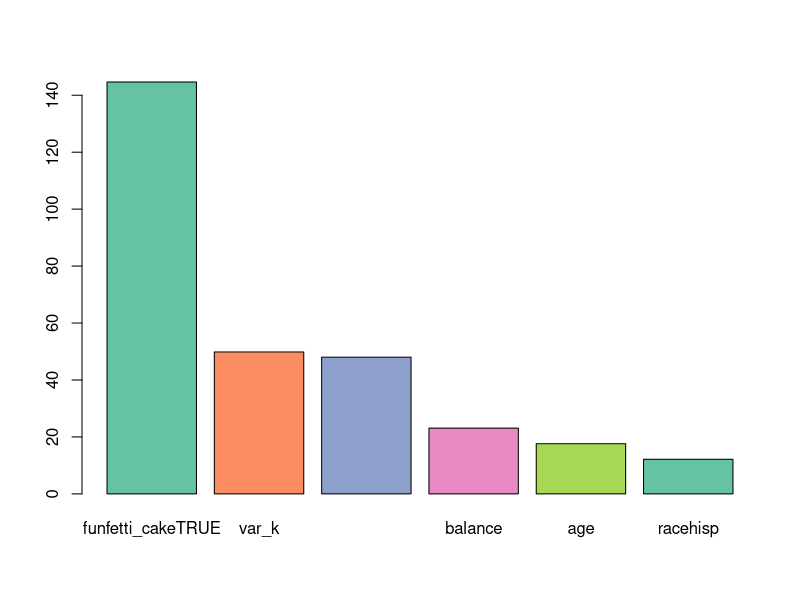
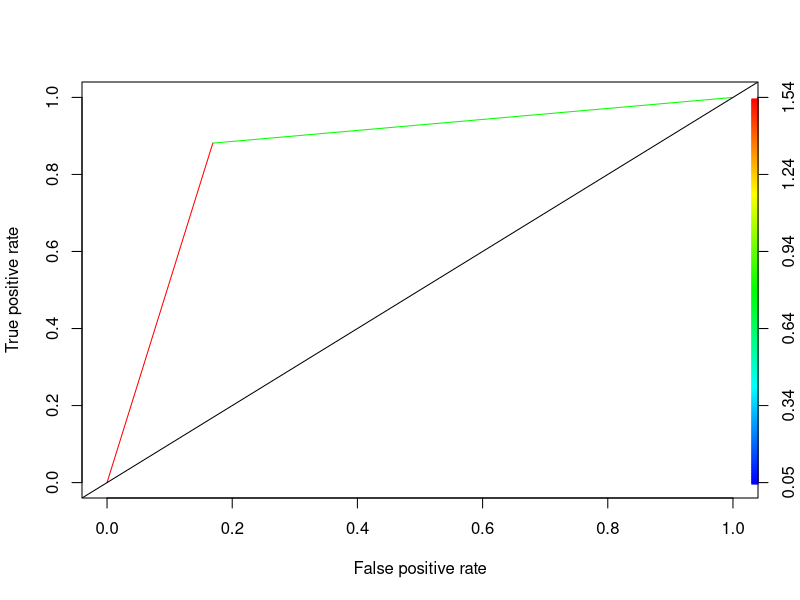

Write R code to recreate these figures, in order. (Note: this script raises an error after producing the figures.)
## ---- chunk 1
knitr::opts_chunk$set(echo = TRUE)
#load("knn_lec.Rdata")
## ---- chunk 2
library(tidyverse)
library(caret)


## ---- chunk 3
#Let's load in our data
loan_data <- read_csv('japan_credit.csv')
#Take a look
View(loan_data)
str(loan_data)


table(loan_data$gender)# so this is kinda tricky we have "?" in the data instead of NAs, so we should probably replace the "?" with NAs, then remove them, if we rerun the table command we can see the "?" are removed. 

dim(loan_data)

table(is.na(loan_data))#Using this function to count and table NAs, doesn't look there are any (690x15=10,350)

#Replace the ? with NA
loan_data[loan_data=="?"] <- NA

#Now we see we've got about 67
table(is.na(loan_data))


loan_data_2 <- loan_data[complete.cases(loan_data), ]#We can run some quick analysis to see how much loss we would incur if we just subset to rows with no NAs


table(is.na(loan_data_2))

dim(loan_data)#original dataset
dim(loan_data_2)#we didn't loose that many case, looks like about 37 (~5%), actually going to overwrite to loan_data

loan_data <- loan_data[complete.cases(loan_data), ]#ok makes the naming simpler
  
table(is.na(loan_data))
#Ok as you can see we have 15 predictor variables (including whether the applications prefer funfetti_cake) and one outcome measure. We do need to re-class the outcome measure to the traditional {0,1} format along with a few other variables, we can do this with recode.

loan_data$outcome <- recode(loan_data$outcome, '+' = 1, '-' = 0)

#need to do the same for gender, more b than a so b will be male and a female 

loan_data$gender <- recode(loan_data$gender, 'b' = 'm', 'a' = 'f')

#also going to recode marital_status g=married, p= divorced, s=single

loan_data$marital_status <- recode(loan_data$marital_status, 'g' = 'mar', 'p' = 'div', 's'='sig') 

#need to refactor the race variable
table(loan_data$race)#first we can use table to see the frequencies at each of the categories. Given that this is Japanese data we will classify v and Jap, h as white, bb as black, ff as Hispanic and everything else into other. 

loan_data$race <- fct_collapse(loan_data$race,
                               jap = "v",
                               white ="h",
                               black = "bb",
                               hisp = "ff",
                               other = c("z","o","n","j","dd"))

table(loan_data$race)#run table again we see our collapsed categories 
                               
#also age and days_account_open need to be a numeric variable and outcome should be a factor so need to do some quick coercions 
 
loan_data$age <- as.numeric(loan_data$age)
loan_data$days_account_open <-as.numeric(loan_data$days_account_open)
loan_data$outcome <- as.factor(loan_data$outcome)

str(loan_data)
  
#Next let's get rid of var_d as it's essential the same as var_e and also f as its got 15 different categories so the complexity of keeping that many levels would be pretty difficult to manage inside our tree, especially not knowing the labels.  

loan_pred <- loan_data[ , c(-3,-5)] 
str(loan_pred)

## ---- chunk 4
#We need to create index that we can use for developing a test and training set. Training is for building the tree and test is for checking the quality of the model. 

set.seed(1980)# this will allow you to replicate the outcomes of randomized process

#caret function the will allow us to divide the data into test and train, it will randomly assign rows into each category while maintaining the relative balance (0 and 1s) of the target variable. 
split_index <- createDataPartition(loan_pred$outcome, p = .8, #selects the split, 80% training 20% for test 
                                  list = FALSE,#output of the data, we don't want a list
                                  times = 1)#the number of partitions to create we just want one


#then we just pass the index to our dataset

train_data <- loan_pred[split_index,]
dim(train_data)


test <- loan_pred[-split_index,]
dim(test)

#now let's build out tree

loan_tree <- train(outcome~., #model formula everything used to classify outcome
                   data=train_data, #use the training data
                   method='rpart',# indicates the use of tree based model
                   na.action = na.omit)#omitting the missing values
                   
loan_tree #let's take a look, pretty good, accuracy is at roughly 84%, not bad. Accuracy is (TP + TN)/(TP+TN+FP+FN). High level indicator of model efficiency. 

#Quick overview of how bootstrapping works. 
xx <- tibble(loan_tree$resample)
mean(xx$Accuracy)

loan_tree$finalModel$variable.importance#This will tell us the most important variables in terms of reducing our model error...hahaha liking funfetti takes the cake!! As it should anyone that doesn't enjoy a nice piece of funfetti cake just can't be trusted. (calculated for each variable individually as the sum of the decrease in impurity, includes as a primary split and when it appears as a surrogate)

library(RColorBrewer)
coul <- brewer.pal(5, "Set2")
barplot(loan_tree$finalModel$variable.importance, col=coul)#Totally unnecessary but couldn't help myself, funfetti barchart...


loan_tree$finalModel

## ---- chunk 5
#First we need to do some predictions using the test data 

loan_eval <-(predict(loan_tree,newdata = test))#generates 1s and 0s

loan_eval_prob <- predict(loan_tree,newdata = test, type = "prob")#this gives us the predicted prob, we will need these later for the fairness evaluation
View(loan_eval_prob)

View(test$outcome)
table(loan_eval, test$outcome)#essential the confusion matrix, though we can make a fancy one using caret built in functions


confusionMatrix(loan_eval, test$outcome, positive = "1", dnn=c("Prediction", "Actual"), mode = "sens_spec")#change to everything
# 
#from the above we can see our True Positive Rate or sensitivity is quite good @ 88%, False Positive Rate (1-Specificity) is also not terrible ~ @ 27%, we want this to be low.(Subject to change) 


#Quick function to explore various threshold levels and output a confusion matrix

adjust_thres <- function(x, y, z) {
  #x=pred_probablities, y=threshold, z=test_outcome
  thres <- as.factor(ifelse(x > y, 1,0))
  confusionMatrix(thres, z, positive = "1", dnn=c("Prediction", "Actual"), mode = "everything")
}

adjust_thres(loan_eval_prob$`1`,.30, test$outcome) #Not much changes here because of the high probability splits of the data outcomes. Let's take a closer look. We can see that the algo isn't marginally mis-classifying these rows, it's very confidently wrong. Which likely means that there's too much emphasis being placed on too small a number of variables, principally the funfetti variable. 

loan_eval_prob$test <- test$outcome

View(loan_eval_prob)

(error = mean(loan_eval != test$outcome))#overall error rate, on average when does our prediction not match the actual, looks like around 15%, really just ok. 

## ---- chunk 6
#install.packages("ROCR")
library(ROCR)

#In order to use most evaluation packages it's just easier to have are predictions and targets in one place. 

loan_eval <- data.frame(pred_class=loan_eval, pred_prob=loan_eval_prob$`1`,target=as.numeric(test$outcome))

str(loan_eval)

pred <- prediction(loan_eval$pred_prob,loan_eval$target)
View(pred)

tree_perf <- performance(pred,"tpr","fpr")

plot(tree_perf, colorize=TRUE)
abline(a=0, b= 1)

tree_perf_AUC <- performance(pred,"auc")

print(tree_perf_AUC@y.values)

## ---- chunk 7
#install.packages("MLmetrics")
library(MLmetrics)
View(loan_eval_prob)

LogLoss(as.numeric(loan_eval$pred_prob), as.numeric(test$outcome))
#We want this number to be rather close to 0, so this is a pretty terrible result. 

F1_Score(as.numeric(loan_eval$pred_class.pred_class),as.numeric(test$outcome))

?MLmetrics
